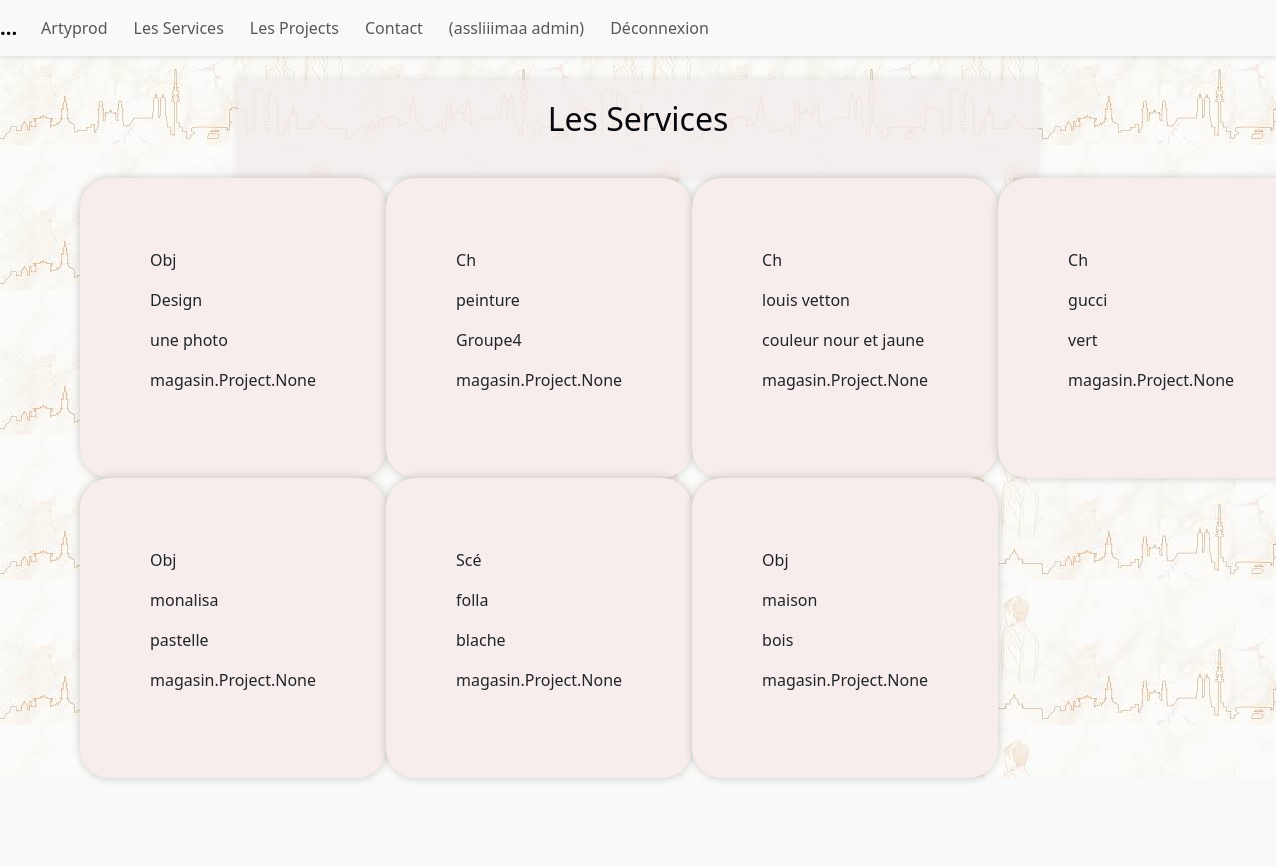
The page /magasin/neveauProduit/ (signed in) on the database its author committed.
### magasin/models.py (models this page shows, shortened)
class Service(models.Model):
    TYPE_CHOICES = [
        ('Ch', 'Charte Graphique'),
        ('Obj', 'Objet 3D'),
        ('Scé', 'Scénarisation')
    ]
    type = models.CharField(max_length=5, choices=TYPE_CHOICES, default='Obj')
    name = models.CharField(max_length=100)
    description = models.TextField()
    project = models.ManyToManyField(Project, through='Detail')

### magasin/views.py (the view)
# urls.py: path('neveauProduit/', views.nouveauProduit, name='ajoutProduit'),
@login_required
def nouveauProduit(request):
    if request.method == "POST" :
        form = serviceForm(request.POST,request.FILES)
        return HttpResponseRedirect('/magasin')
    else :
        list=Service.objects.all()
    return render(request,'magasin/service.html',{'list':list})

### magasin/templates/magasin/service.html (shortened to what this page needs)
{% extends 'magasin/base.html' %}
{% block content %}
<body>
<div id="conteneur">
 <h2>Les Services</h2>
 </div>
 <div id="container">
  <table>
    {% for article in list %}
      {% if forloop.counter0|divisibleby:4 %}
        <tr>
      {% endif %}
      <td>
        <p>{{ article.type }}</p>
        <p>{{ article.name }}</p>
        <p>{{ article.description }}</p>
        <p>{{article.project}}</p>
      </td>
      {% if forloop.counter|divisibleby:4 or forloop.last %}
        </tr>
      {% endif %}
    {% endfor %}
  </table>
</div>
</body>
{% endblock %}

### magasin/templates/magasin/base.html (shortened to what this page needs)
{% load static %}
<!DOCTYPE html>
<html>
<head>
  <link href="https://cdn.jsdelivr.net/npm/bootstrap@5.3.0-alpha1/dist/css/bootstrap.min.css" rel="stylesheet">
  <link rel='stylesheet' type='text/css' media='screen' href="{% static 'css/base.css' %}">
</head>
<body>
  <nav class="navbar navbar-expand-lg navbar-light bg-light">
    <a class="navbar-brand" href="#">...</a>
    <div class="collapse navbar-collapse" id="navbarNavDropdown">
      <ul class="navbar-nav">
        <li class="nav-item">
          <a class="nav-link" href="{% url 'index' %}">Artyprod</a>
        </li>
        <li class="nav-item">
          <a class="nav-link" href="{% url 'ajoutProduit' %}">Les Services</a>
        </li>
        <li class="nav-item">
          <a class="nav-link" href="{% url 'listFour' %}">Les Projects</a>
        </li>
        <li class="nav-item">
          <a class="nav-link" href="contact.html">Contact</a>
        </li>
        {% if user.is_authenticated %}
        <li class="nav-item active">
          <a class="nav-link" href="#">(assliiimaa {{ user }})</a>
        </li>
        <li class="nav-item active">
          <a class="nav-link" href="{% url 'logout' %}">Déconnexion</a>
        </li>
        {% endif %}
      </ul>
    </div>
  </nav>
  <div class="container mt-4">
    {% block content %}{% endblock %}
  </div>
  <footer class="bg-light text-center text-lg-start">
    <div class="container p-4 pb-0">
      <form action="">
        <div class="row">
          <div class="col-auto mb-4 mb-md-0">

### magasin/static/css/base.css (style rules this page uses)
#conteneur { display: flex; justify-content: center; align-items: center; }

### magasin/templates/magasin/base.html (style rules this page uses)
html, body, h1, h2, h3, h4, h5, h6, p, ul, ol, li { margin: 0; padding: 0; }
body { font-family: Arial, sans-serif; font-size: 16px; line-height: 1.5; color: #630707; }
.container { max-width: 1200px; margin: 0 auto; padding: 0 20px; }
.navbar { background-color: #f8f8f8; padding: 10px 0; box-shadow: 0 2px 4px rgba(0, 0, 0, 0.1); }
.navbar-brand { font-size: 24px; font-weight: bold; color: #864141; }
.navbar-nav { list-style: none; }
.nav-item { display: inline-block; margin-right: 10px; }
.nav-link { color: #333; text-decoration: none; transition: color 0.3s; }
h1, h2, h3 { margin-bottom: 20px; }
p { margin-bottom: 10px; }
footer { background-color: #585656; padding: 20px 0; color: #666; font-size: 14px; text-align: center; }

### magasin/templates/magasin/service.html (style rules this page uses)
h2 { color: #07070e; margin-bottom: 20px; }
#conteneur { max-width: 800px; margin: 0 auto; padding: 20px; background-color: rgba(243, 237, 237, 0.8); box-shadow: 0 0 10px rgba(32, 32, 32, 0.1); }
body { background-image: url('/media/im.jfif'); }
#container { display: -webkit-box; flex-wrap: wrap; justify-content: space-between; max-width: 700px; margin: 10 auto; }
td { width: calc(30% - 20px); background-color: #f7eded; border-radius: 30px; margin-bottom: 10px; box-shadow: 0 0 10px rgba(0, 0, 0, 0.2); padding: 70px; }
#container { animation: containerAnimation 1s ease-in-out; }
#container { animation: containerAnimation 2s ease-in-out infinite; }

### rows shown on the page
Service: type "Obj", name "Design", description "une photo", project "magasin.Project.None"
Service: type "Ch", name "peinture", description "Groupe4", project "magasin.Project.None"
Service: type "Ch", name "louis vetton", description "couleur nour et jaune", project "magasin.Project.None"
Service: type "Ch", name "gucci", description "vert", project "magasin.Project.None"
Service: type "Obj", name "monalisa", description "pastelle", project "magasin.Project.None"
Service: type "Scé", name "folla", description "blache", project "magasin.Project.None"
Service: type "Obj", name "maison", description "bois", project "magasin.Project.None"

### other values the page prints
{{ user }} "admin"
